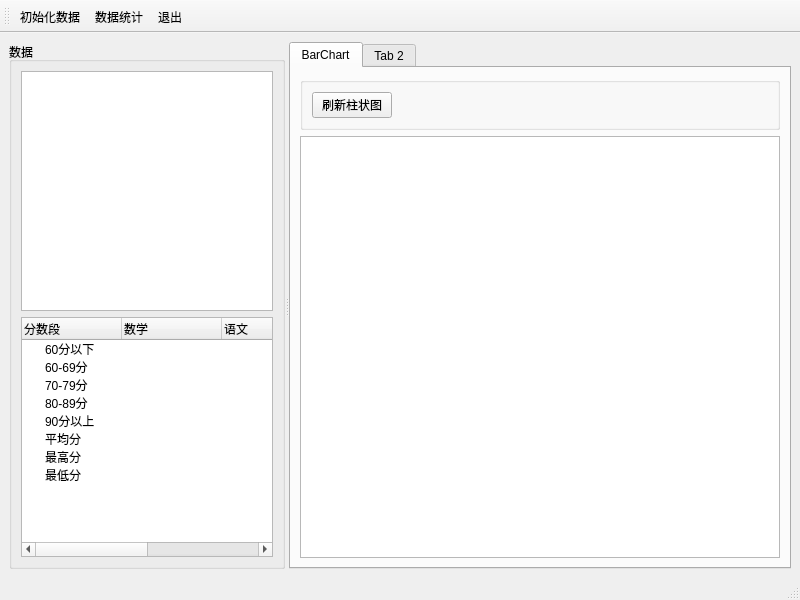
<?xml version="1.0" encoding="UTF-8"?>
<ui version="4.0">
 <class>MainWindow</class>
 <widget class="QMainWindow" name="MainWindow">
  <property name="geometry">
   <rect>
    <x>0</x>
    <y>0</y>
    <width>800</width>
    <height>600</height>
   </rect>
  </property>
  <property name="windowTitle">
   <string>MainWindow</string>
  </property>
  <widget class="QWidget" name="centralwidget">
   <layout class="QHBoxLayout" name="horizontalLayout_2">
    <item>
     <widget class="QSplitter" name="splitter">
      <property name="orientation">
       <enum>Qt::Horizontal</enum>
      </property>
      <widget class="QGroupBox" name="groupBox">
       <property name="title">
        <string>数据</string>
       </property>
       <layout class="QVBoxLayout" name="verticalLayout_2">
        <item>
         <widget class="QTableView" name="tableView"/>
        </item>
        <item>
         <widget class="QTreeWidget" name="treeWidget">
          <column>
           <property name="text">
            <string>分数段</string>
           </property>
          </column>
          <column>
           <property name="text">
            <string>数学</string>
           </property>
          </column>
          <column>
           <property name="text">
            <string>语文</string>
           </property>
          </column>
          <column>
           <property name="text">
            <string>英语</string>
           </property>
          </column>
          <column>
           <property name="text">
            <string>平均分</string>
           </property>
          </column>
          <item>
           <property name="text">
            <string>60分以下</string>
           </property>
          </item>
          <item>
           <property name="text">
            <string>60-69分</string>
           </property>
          </item>
          <item>
           <property name="text">
            <string>70-79分</string>
           </property>
          </item>
          <item>
           <property name="text">
            <string>80-89分</string>
           </property>
          </item>
          <item>
           <property name="text">
            <string>90分以上</string>
           </property>
          </item>
          <item>
           <property name="text">
            <string>平均分</string>
           </property>
          </item>
          <item>
           <property name="text">
            <string>最高分</string>
           </property>
          </item>
          <item>
           <property name="text">
            <string>最低分</string>
           </property>
          </item>
         </widget>
        </item>
       </layout>
      </widget>
      <widget class="QTabWidget" name="tabWidget">
       <widget class="QWidget" name="tab">
        <attribute name="icon">
         <iconset resource="res.qrc">
          <normaloff>:/images/images/3.ico</normaloff>:/images/images/3.ico</iconset>
        </attribute>
        <attribute name="title">
         <string>BarChart</string>
        </attribute>
        <layout class="QVBoxLayout" name="verticalLayout">
         <item>
          <widget class="QGroupBox" name="groupBox_2">
           <property name="title">
            <string/>
           </property>
           <layout class="QHBoxLayout" name="horizontalLayout">
            <item>
             <widget class="QPushButton" name="pushButton">
              <property name="text">
               <string>刷新柱状图</string>
              </property>
             </widget>
            </item>
            <item>
             <spacer name="horizontalSpacer">
              <property name="orientation">
               <enum>Qt::Horizontal</enum>
              </property>
              <property name="sizeHint" stdset="0">
               <size>
                <width>383</width>
                <height>20</height>
               </size>
              </property>
             </spacer>
            </item>
           </layout>
          </widget>
         </item>
         <item>
          <widget class="QChartView" name="chartViewBar"/>
         </item>
        </layout>
       </widget>
       <widget class="QWidget" name="tab_2">
        <attribute name="title">
         <string>Tab 2</string>
        </attribute>
       </widget>
      </widget>
     </widget>
    </item>
   </layout>
  </widget>
  <widget class="QStatusBar" name="statusbar"/>
  <widget class="QToolBar" name="toolBar">
   <property name="windowTitle">
    <string>toolBar</string>
   </property>
   <attribute name="toolBarArea">
    <enum>TopToolBarArea</enum>
   </attribute>
   <attribute name="toolBarBreak">
    <bool>false</bool>
   </attribute>
   <addaction name="actGenData"/>
   <addaction name="actTongJi"/>
   <addaction name="actQuit"/>
  </widget>
  <action name="actTongJi">
   <property name="icon">
    <iconset resource="res.qrc">
     <normaloff>:/images/images/216.GIF</normaloff>:/images/images/216.GIF</iconset>
   </property>
   <property name="text">
    <string>数据统计</string>
   </property>
   <property name="toolTip">
    <string>数据统计</string>
   </property>
  </action>
  <action name="actQuit">
   <property name="icon">
    <iconset resource="res.qrc">
     <normaloff>:/images/images/132.bmp</normaloff>:/images/images/132.bmp</iconset>
   </property>
   <property name="text">
    <string>退出</string>
   </property>
   <property name="toolTip">
    <string>退出</string>
   </property>
  </action>
  <action name="actGenData">
   <property name="icon">
    <iconset resource="res.qrc">
     <normaloff>:/images/images/828.bmp</normaloff>:/images/images/828.bmp</iconset>
   </property>
   <property name="text">
    <string>初始化数据</string>
   </property>
   <property name="toolTip">
    <string>随机初始化数据</string>
   </property>
  </action>
 </widget>
 <customwidgets>
  <customwidget>
   <class>QChartView</class>
   <extends>QGraphicsView</extends>
   <header location="global">qchartview.h</header>
  </customwidget>
 </customwidgets>
 <resources>
  <include location="res.qrc"/>
 </resources>
 <connections/>
</ui>
